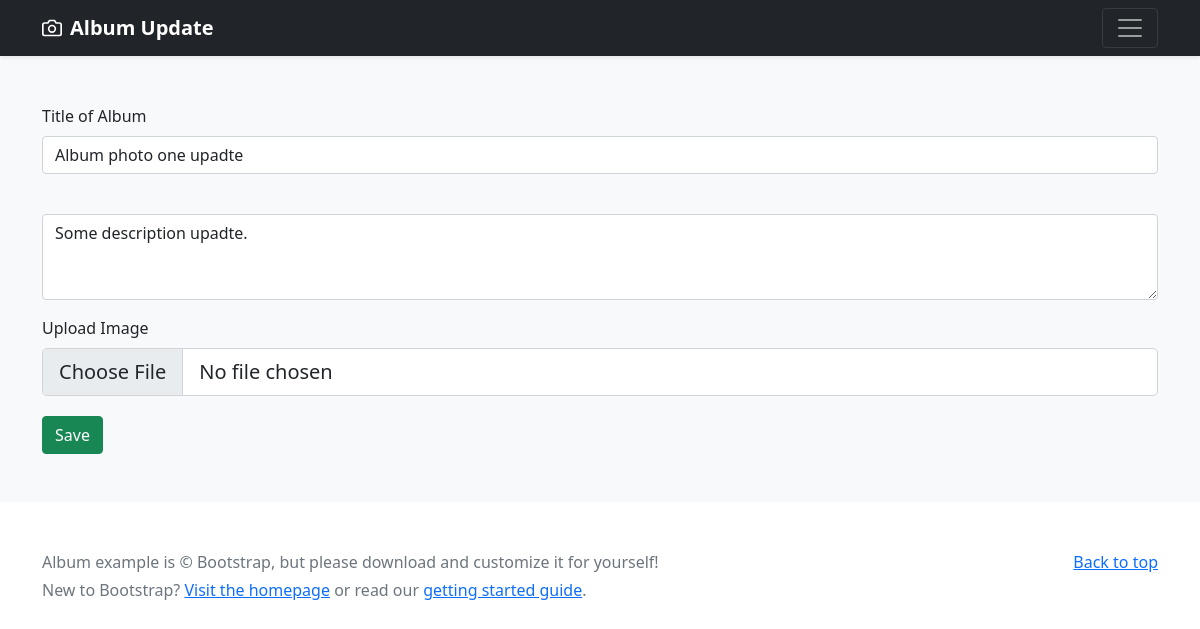
/album/1/update/, run on the app's committed database.
### album/models.py (models this page shows, shortened)
class Carousel(models.Model):
    title = models.CharField(max_length=50)
    short_description = models.TextField()
    image = models.ImageField(upload_to='carousel/')
    creation = models.DateTimeField(auto_now_add=True)

### album/views.py (the view, shortened to what this page needs)
# urls.py: path('<int:id>/update/', views.Update.as_view(), name='update')
class Update(UpdateView):
    template_name = 'album/update.html'
    form_class = AddForm
    def get_object(self):
        id = self.kwargs.get("id")
        return get_object_or_404(Carousel, id=id)

### album/forms.py
class AddForm(forms.ModelForm):
    class Meta:
        model = Carousel
        fields = ('title', 'short_description', 'image')

### templates/album/update.html (shortened to what this page needs)
{% load static %}
<!doctype html>
<html lang="en">
  <head>
<link href="{% static 'dist/css/bootstrap.min.css' %}" rel="stylesheet">
  </head>
  <body>
<header>
  <div class="navbar navbar-dark bg-dark shadow-sm">
    <div class="container">
      <a href="#" class="navbar-brand d-flex align-items-center">
        <strong>Album Update</strong>
      </a>
      <button class="navbar-toggler" type="button" data-bs-toggle="collapse" data-bs-target="#navbarHeader" aria-controls="navbarHeader" aria-expanded="false" aria-label="Toggle navigation">
        <span class="navbar-toggler-icon"></span>
      </button>
    </div>
  </div>
</header>
<main>
  <div class="album py-5 bg-light">
    <div class="container">
      <div class="row ">
         <form action="" method="post" enctype="multipart/form-data">
            <div class="mb-3">
                <label for="exampleFormControlInput1" class="form-label">Title of Album</label>
                <input type="text" name="title" value="{{ object.title  }}" class="form-control" id="exampleFormControlInput1" placeholder="title here">
              </div>
              <div class="mb-3">
                <textarea class="form-control" name="short_description " id="exampleFormControlTextarea1" rows="3">{{ object.short_description }}</textarea>
              </div>
              <div>
                <label for="formFileLg" class="form-label">Upload Image</label>
                <input class="form-control form-control-lg" name="image" id="formFileLg" type="file">
              </div>
              <button style="margin-top: 20px;" type="submit" class="btn btn-success">Save</button>
            </form>
      </div>
    </div>
  </div>
</main>
<footer class="text-muted py-5">
  <div class="container">
    <p class="float-end mb-1">
      <a href="#">Back to top</a>
    </p>
    <p class="mb-1">Album example is &copy; Bootstrap, but please download and customize it for yourself!</p>
    <p class="mb-0">New to Bootstrap? <a href="/">Visit the homepage</a> or read our <a href="../getting-started/introduction/">getting started guide</a>.</p>
  </div>
</footer>
  </body>
</html>

### data on the page
Carousel: title "Album photo one upadte", short_description "Some description upadte."
